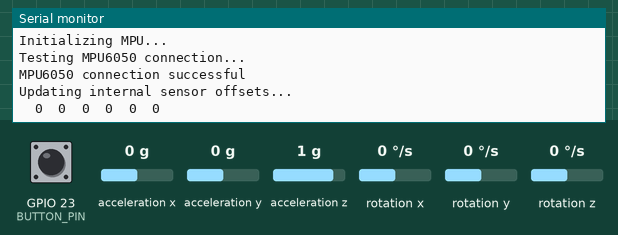
Bench run of a sketch on a simulated ESP32. Shown: the last lines printed to the serial monitor. The inputs (shaded band) are chosen by the test bench; at power-on: GPIO 23 (BUTTON_PIN) HIGH, acceleration z 1 g, acceleration y 0 g, acceleration x 0 g, rotation x 0 °/s, rotation y 0 °/s, rotation z 0 °/s.

Above: at 1.2 s.
1.3 s: GPIO 23 (BUTTON_PIN) pulled LOW for 1 s
At 1.8 s:
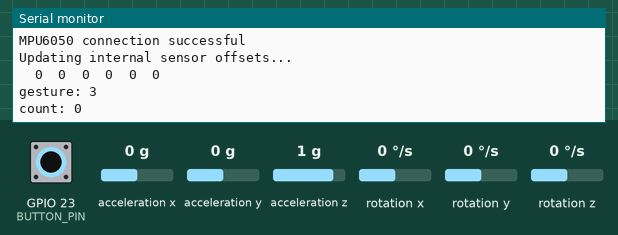
3.8 s: acceleration z set to -0.8 g
At 4.5 s:
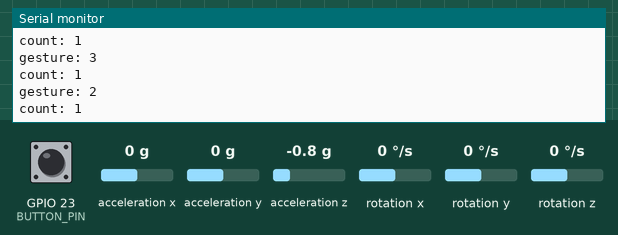
5.3 s: acceleration y set to -1.4 g
At 6.0 s:
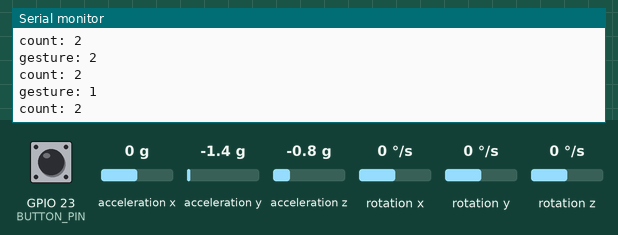
6.8 s: acceleration y set to -0.8 g
At 7.5 s:
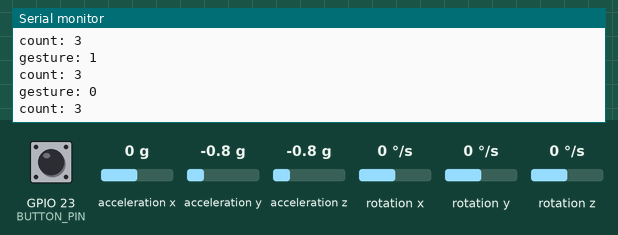
Timing chart, 0 to 9.3 s (numbered marks = the images above; inputs shaded):
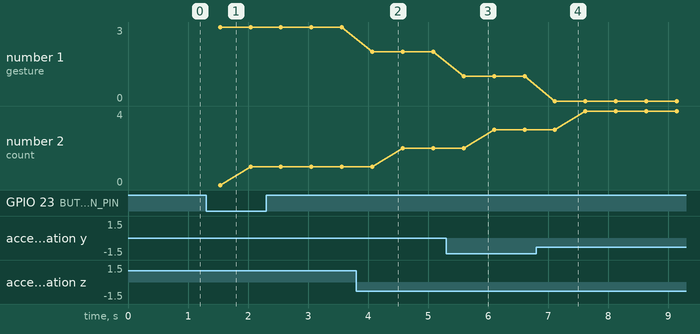

Measured:
- after the input at 1.3 s, the serial monitor: prints a new line after 0.23 s (image 1)
- after the input at 3.8 s, the serial monitor: prints a new line after 0.27 s (image 2)
- after the input at 5.3 s, the serial monitor: prints a new line after 0.29 s (image 3)
- after the input at 6.8 s, the serial monitor: prints a new line after 0.32 s (image 4)
- plotted number 1: 3 → 2 after the input at 3.8 s, 1 → 0 after the input at 6.8 s
- plotted number 2: 1 → 2 after the input at 3.8 s, 3 → 4 after the input at 6.8 s

The sketch:

MPU6050_raw.ino
```cpp
/*
  MPU6050 Raw

  A code for obtaining raw data from the MPU6050 module with the option to
  modify the data output format.

  Find the full MPU6050 library documentation here:
  https://github.com/ElectronicCats/mpu6050/wiki
*/
#include "I2Cdev.h"
#include "MPU6050.h"
#include <WiFi.h>
#include <WiFiClient.h>
#include <PubSubClient.h>
// MQTT Broker 初始化
const char* mqttServer = "192.168.50.209"; // 你的本地 IP 就是本地伺服器接在哪邊 目前是我電腦
const int mqttPort = 1883;

WiFiClient espClient;
PubSubClient client(espClient);

// Network credentials (lab207 wifi can not work!!)
const char* ssid     = "OPPO Reno7 5G";
const char* password = "k24g3k9k";


MPU6050 mpu;
#define OUTPUT_READABLE_ACCELGYRO
#define BUTTON_PIN 23
int16_t ax, ay, az;
int16_t gx, gy, gz;
struct MyData{
  byte X;
  byte Y;
};
bool flag = 0; // flag to record the status(gesture) change of mpu6050
int gesture_num = 0;
int gesture_x = 2;
int gesture_y = 2;
int pregesture = 0;
MyData data;
char msg[7] = "";
char state = 'N';

void setup() {
  #if I2CDEV_IMPLEMENTATION == I2CDEV_ARDUINO_WIRE
    Wire.begin();
  #elif I2CDEV_IMPLEMENTATION == I2CDEV_BUILTIN_FASTWIRE
    Fastwire::setup(400, true);
  #endif
  Serial.begin(115200); //Initializate Serial wo work well at 8MHz/16MHz
  /*Initialize device and check connection*/
  Serial.println("Initializing MPU...");
  mpu.initialize();
  Serial.println("Testing MPU6050 connection...");
  if(mpu.testConnection() ==  false){
    Serial.println("MPU6050 connection failed");
    while(true);
  }
  else{
    Serial.println("MPU6050 connection successful");
  }

  /* Use the code below to change accel/gyro offset values. Use MPU6050_Zero to obtain the recommended offsets */
  Serial.println("Updating internal sensor offsets...\n");
  mpu.setXAccelOffset(0); //Set your accelerometer offset for axis X
  mpu.setYAccelOffset(0); //Set your accelerometer offset for axis Y
  mpu.setZAccelOffset(0); //Set your accelerometer offset for axis Z
  mpu.setXGyroOffset(0);  //Set your gyro offset for axis X
  mpu.setYGyroOffset(0);  //Set your gyro offset for axis Y
  mpu.setZGyroOffset(0);  //Set your gyro offset for axis Z
  /*Print the defined offsets*/
  Serial.print("\t");
  Serial.print(mpu.getXAccelOffset());
  Serial.print("\t");
  Serial.print(mpu.getYAccelOffset());
  Serial.print("\t");
  Serial.print(mpu.getZAccelOffset());
  Serial.print("\t");
  Serial.print(mpu.getXGyroOffset());
  Serial.print("\t");
  Serial.print(mpu.getYGyroOffset());
  Serial.print("\t");
  Serial.print(mpu.getZGyroOffset());
  Serial.print("\n");

  /*Configure board LED pin for output*/
  // pinMode(LED_BUILTIN, OUTPUT);
  pinMode(BUTTON_PIN, INPUT_PULLUP);
}

// 連線到mqtt
void reconnect() {
  while (!client.connected()) {
    Serial.print("Attempting MQTT connection...");
    if (client.connect("ESP32Client")) {
      Serial.println("connected");
      client.publish("home/ir/connected/esp2", "esp2");
    } else {
      Serial.print("failed, rc=");
      Serial.print(client.state());
      Serial.println(" try again in 5 seconds");
      delay(5000);
    }
  }
}

void loop() {
  // Serial.println(state);
  static int count = 0;
  if (digitalRead(BUTTON_PIN) == LOW) {
    state = 'Y';
  }
  // Serial.println(state);
  /* Read raw accel/gyro data from the module. Other methods commented*/
  mpu.getMotion6(&ax, &ay, &az, &gx, &gy, &gz);
  mpu.getAcceleration(&ax, &ay, &az);
  mpu.getRotation(&gx, &gy, &gz);
  data.X = map(az, -17000, 17000, 0, 255 ); // X axis data
  data.Y = map(ay, -17000, 17000, 0, 255);  // Y axis data
  //delay(500);
  // Serial.print("Axis X = ");
  // Serial.print(data.X);
  // Serial.print("  ");
  // Serial.print("Axis Y = ");
  // Serial.println(data.Y);
//  if (!client.connected()) {
//     reconnect();
//   }
//   client.loop();
  String output = " ";

  if (data.Y < 80) {
    gesture_y = 0;
  }
  else if (data.Y > 145) {
    gesture_y = 1;
  }else {
    gesture_y = 2;
  }
  if (data.X > 155) {
    gesture_x = 3;
  }
  else if (data.X < 80) {
    gesture_x = 4;
  }else {
    gesture_x = 2;
  }
  gesture_num = (abs(data.X) > abs(data.Y))?gesture_x:gesture_y;
  if(state == 'Y') {
    // gesture_num = gesture_x+gesture_y*2;
    msg[count] = (gesture_num+'0');
    Serial.print("gesture: ");
    Serial.println(gesture_num);
    Serial.print("count: ");
    Serial.println(count);
    if(gesture_num!=pregesture) {
      count++;
      pregesture = gesture_num;
    }
    if(count >= 6) {
        state = 'N';
        msg[6] = '\0';
        Serial.println(msg);
        count = 0;
    }
  }
  if (flag == 1 && output != " ") {
    // client.publish("home/ir/gesture/esp2", output.c_str()); // send message to server
  }

  delay(500);
  /*Blink LED to indicate activity*/
  // blinkState = !blinkState;
  // digitalWrite(LED_BUILTIN, blinkState);

}
```
